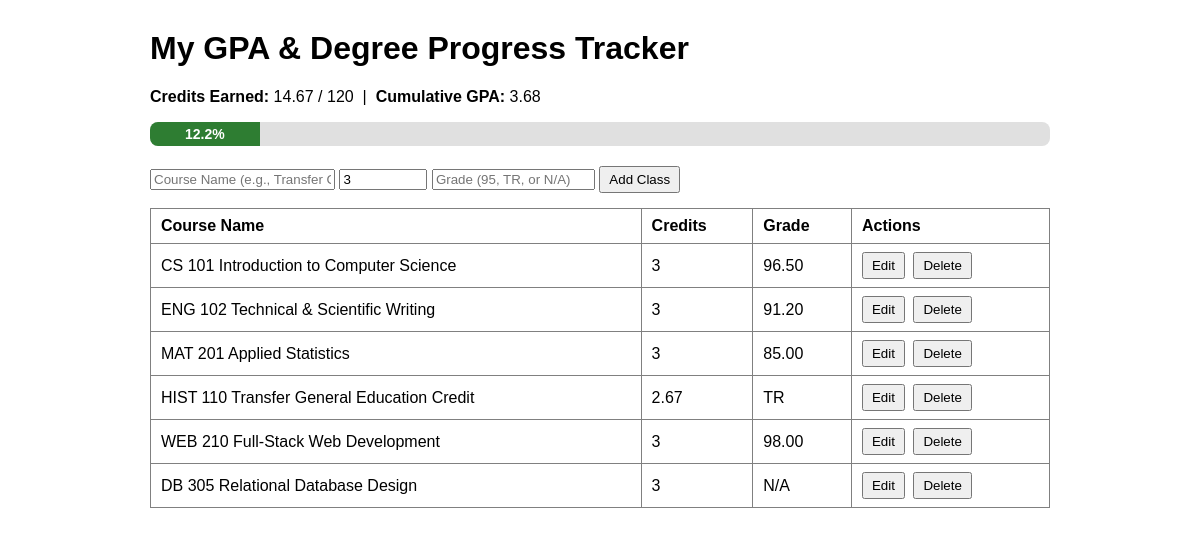
/gpa-tracker/index.php, run on the app's committed database.
### tables this page shows
CREATE TABLE IF NOT EXISTS courses (
    id INT AUTO_INCREMENT PRIMARY KEY,
    course_name VARCHAR(150) NOT NULL,
    credits DECIMAL(5,2) NOT NULL DEFAULT 3.00,
    grade VARCHAR(10) NOT NULL DEFAULT 'N/A'
);

### gpa-tracker/index.php (the view, shortened to what this page needs)
<?php
require_once "db.php";
$result = $conn->query("SELECT id, course_name, credits, grade FROM courses ORDER BY id ASC");
?>
<!DOCTYPE HTML>
<html lang="en">
<head>
</head>
<body>
  <h1>My GPA & Degree Progress Tracker</h1>
  <div id="summary">
    <p>
      <strong>Credits Earned:</strong> <span id="total-credits">0</span> / 120 &nbsp;|&nbsp;
      <strong>Cumulative GPA:</strong> <span id="gpa-display">0.00</span>
    </p>
    <div class="progress-container">
      <div id="degree-progress-bar" class="progress-bar">0%</div>
    </div>
  </div>
  <form method="POST" action="index.php" style="margin-bottom: 15px;">
    <input type="text" name="course_name" placeholder="Course Name (e.g., Transfer Credits)" required>
    <input type="number" name="credits" placeholder="Credits" value="3" step="0.01" min="0.01" max="120" style="width: 80px;" required>
    <input type="text" name="grade" placeholder="Grade (95, TR, or N/A)" style="width: 155px;" required>
    <button type="submit">Add Class</button>
  </form>
  <table id="grade-table" border="1">
    <thead>
      <tr>
        <th>Course Name</th>
        <th>Credits</th>
        <th>Grade</th>
        <th>Actions</th>
      </tr>
    </thead>
    <tbody>
      <?php while ($row = $result->fetch_assoc()): ?>
        <tr>
          <td><?php echo htmlspecialchars($row["course_name"]); ?></td>
          <td><?php echo (float)$row["credits"]; ?></td>
          <td><?php echo htmlspecialchars($row["grade"]); ?></td>
          <td>
            <form method="POST" action="index.php" class="inline-form" onsubmit="return promptEditRow(this, '<?php echo htmlspecialchars($row['course_name'], ENT_QUOTES); ?>', '<?php echo (float)$row['credits']; ?>', '<?php echo htmlspecialchars($row['grade'], ENT_QUOTES); ?>');">
              <button type="submit">Edit</button>
            </form>
            <form method="POST" action="index.php" class="inline-form" onsubmit="return confirm('Remove this class from your tracker?');">
              <button type="submit">Delete</button>
            </form>
          </td>
        </tr>
      <?php endwhile; ?>
    </tbody>
  </table>
</body>
</html>

### gpa-tracker/index.php (style rules this page uses)
body { font-family: Arial, sans-serif; max-width: 900px; margin: 30px auto; padding: 0 15px; }
.progress-container { width: 100%; background-color: #e0e0e0; border-radius: 8px; overflow: hidden; height: 24px; margin: 10px 0 20px 0; }
.progress-bar { height: 100%; width: 0%; background-color: #2e7d32; color: white; text-align: center; line-height: 24px; font-size: 14px; font-weight: bold; transition: width 0.3s ease; }
table { width: 100%; border-collapse: collapse; margin-top: 10px; }
th, td { padding: 8px 10px; text-align: left; }
button { cursor: pointer; padding: 4px 8px; margin-right: 4px; }
form.inline-form { display: inline; }

### data on the page
courses: course_name "CS 101 Introduction to Computer Science", credits "3", grade "96.50"
courses: course_name "ENG 102 Technical & Scientific Writing", credits "3", grade "91.20"
courses: course_name "MAT 201 Applied Statistics", credits "3", grade "85.00"
courses: course_name "HIST 110 Transfer General Education Credit", credits "2.67", grade "TR"
courses: course_name "WEB 210 Full-Stack Web Development", credits "3", grade "98.00"
courses: course_name "DB 305 Relational Database Design", credits "3", grade "N/A"
